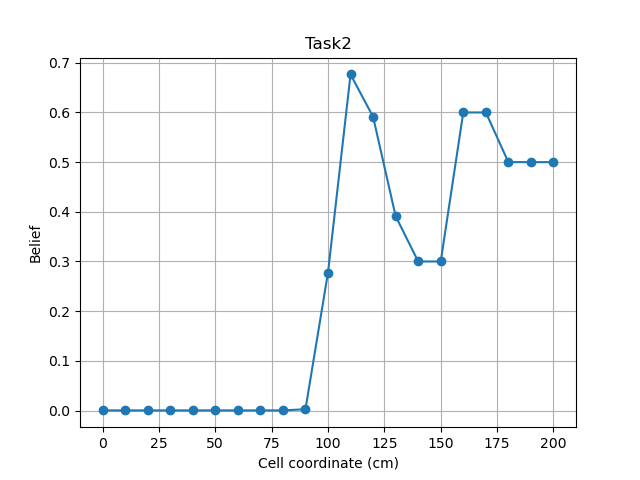

Write Python code to recreate this figure.
import numpy as np
import matplotlib.pylab as plt


def log_odds(p):
    return np.log(p / (1 - p))


log_free = log_odds(0.3)
log_occ = log_odds(0.6)
log_prior = log_odds(0.5)

measurements = [101, 82, 91, 112, 99, 151, 96, 85, 99, 105]
l_m = np.zeros(21) + log_prior
m = 10 * np.arange(21)

for z in measurements:
    i = z // 10
    if i + 3 <= len(l_m):
        l_m[0:i + 1] += log_free
        l_m[i + 1:i + 3] += log_occ
    elif i + 1 <= len(l_m):
        l_m[0:i + 1] += log_free
        l_m[i + 1:] += log_occ
    else:
        l_m += log_free


def odds_to_prob(l):
    return 1 - 1 / (1 + np.exp(l))


p_m = odds_to_prob(l_m)

plt.plot(m, p_m, marker='o')
plt.xlabel('Cell coordinate (cm)')
plt.ylabel('Belief')
plt.title('Task2')
plt.grid(True)
plt.show()
